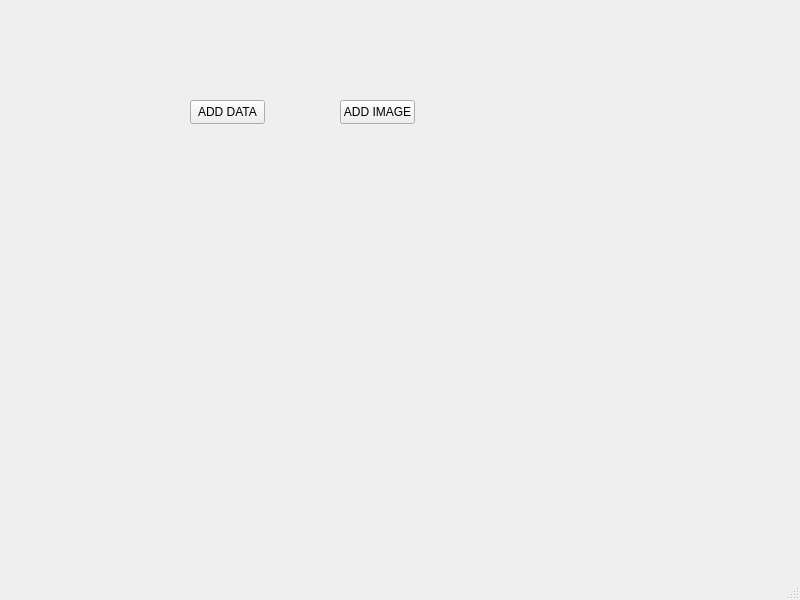
<?xml version="1.0" encoding="UTF-8"?>
<ui version="4.0">
 <class>MainWindow</class>
 <widget class="QMainWindow" name="MainWindow">
  <property name="geometry">
   <rect>
    <x>0</x>
    <y>0</y>
    <width>800</width>
    <height>600</height>
   </rect>
  </property>
  <property name="windowTitle">
   <string>MainWindow</string>
  </property>
  <widget class="QWidget" name="centralwidget">
   <widget class="QPushButton" name="addDataButton">
    <property name="geometry">
     <rect>
      <x>190</x>
      <y>100</y>
      <width>75</width>
      <height>24</height>
     </rect>
    </property>
    <property name="text">
     <string>ADD DATA</string>
    </property>
   </widget>
   <widget class="QPushButton" name="addImageButton">
    <property name="geometry">
     <rect>
      <x>340</x>
      <y>100</y>
      <width>75</width>
      <height>24</height>
     </rect>
    </property>
    <property name="text">
     <string>ADD IMAGE</string>
    </property>
   </widget>
  </widget>
  <widget class="QMenuBar" name="menubar">
   <property name="geometry">
    <rect>
     <x>0</x>
     <y>0</y>
     <width>800</width>
     <height>22</height>
    </rect>
   </property>
  </widget>
  <widget class="QStatusBar" name="statusbar"/>
 </widget>
 <resources/>
 <connections/>
</ui>
